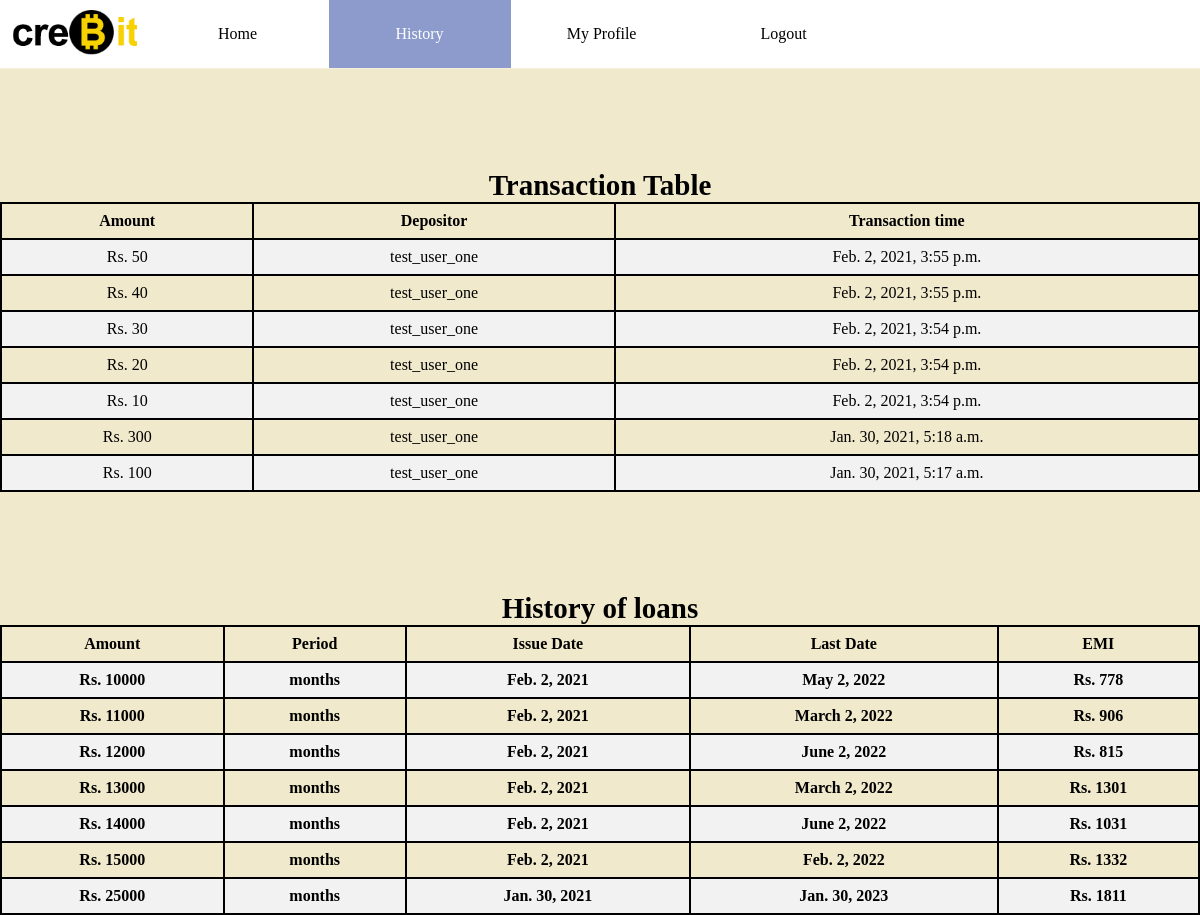
Screenshot of /customer/history/ (signed in) with the database file from the repository.
### customer/models.py (models this page shows)
class CustomerTransactions (models.Model):
    user = models.ForeignKey(User, null=False, on_delete = models.CASCADE)
    depositor = models.CharField(max_length=200, null=False)
    amount = models.IntegerField(null=False)
    created_at = models.DateTimeField(auto_now=True, null=False)
    class Meta:
        ordering = ['-created_at']

### loan/models.py (models this page shows)
class Loan (models.Model):
    user =  models.ForeignKey(User, null=True, blank=True, on_delete=models.CASCADE)
    username = models.CharField(max_length=200, null=False)
    amount = models.IntegerField(null=False)
    emi_amount = models.IntegerField(null=False)
    period = models.IntegerField(null=False)
    interest = models.IntegerField(null=False)
    issue_date = models.DateField(auto_now=True, null=False)
    end_date = models.DateField(null=False)
    class Meta:
        ordering = ['-issue_date']

### customer/views.py (the view)
# urls.py: path('history/', views.CustomerHistory, name='customer_history'),
def CustomerHistory (request):
    username = request.user.username
    u = User.objects.get(username=username)
    customer_type = ''
    if u.userprofile.user_type == 'shopkeeper':
        customer_type = 'shopkeeper'
    loan_list = []
    amount_list = []
    emi_list = []
    period_list = []
    interest_list = []
    issue_date_list = []
    end_date_list = []
    temp_list = u.loan_set.all()
    if temp_list:
        for item in temp_list:
            amount = item.amount
            print(amount)
            amount_list.append(amount)
            emi_amount = item.emi_amount
            emi_list.append(emi_amount)
            period = item.period
            period_list.append(period)
            interest = item.interest
            interest_list.append(interest)
            issue_date = item.issue_date
            issue_date_list.append(issue_date)
            end_date = item.end_date
            end_date_list.append(end_date)
    loan_list = zip (amount_list, emi_list, period_list, interest_list, issue_date_list, end_date_list)
    trans_list = []
    trans_amount_list = []
    trans_depositor_list = []
    trans_time_list = []
    trans_temp_list = u.customertransactions_set.all()
    if trans_temp_list:
        for item in trans_temp_list:
            trans_amt = item.amount
            trans_amount_list.append(trans_amt)
            depositor = item.depositor
            trans_depositor_list.append(depositor)
            trans_time = item.created_at
            trans_time_list.append(trans_time)
    trans_list = zip (trans_amount_list, trans_depositor_list, trans_time_list)
    return render (request, 'customerHistory.html', {'loan_list': loan_list, 'customer_type':customer_type, 'trans_list':trans_list})

### customer/templates/customerHistory.html (shortened to what this page needs)
<!DOCTYPE html>
{% load static %}
<html lang="en">
<head>
    <link rel="stylesheet" href="https://cdnjs.cloudflare.com/ajax/libs/font-awesome/4.7.0/css/font-awesome.min.css">
    <link rel="stylesheet" href="{% static 'css/customerHistory.css' %}">
</head>
<body>
    <div class="topnav" id="myTopnav">
        <img src="{% static 'media/logo2.png' %}" alt="logo" style="float: left;height:45px;margin :10px;">
        <a href="{% url 'customer:customer_home' %}" >Home</a>
         <a href="{% url 'customer:customer_history' %}" class="active">History</a>
          <a href="{% url 'customer:customer_profile' %} ">My Profile</a>
        <a href="{% url 'landing_page' %}">Logout</a>
      </div>
     <div style="overflow-x:auto;">
  <table>
  <caption style="text-align:center; font-weight: bold; font-size: 29px;">Transaction Table</caption>
    <tr>
      <th>Amount</th>
      <th>Depositor</th>
      <th>Transaction time</th>
    </tr>
    {% for amount, depositor, time in trans_list%}
    <tr>
      <td>Rs. {{amount}}</td>
      <td>{{depositor}}</td>
      <td>{{time}}</td>
    </tr>
    {% endfor %}
  </table>
</div>
<div style="overflow-x:auto;">
  <table>
  <caption style="text-align:center; font-weight: bold; font-size: 29px;">History of loans</caption>
    <tr>
      <th>Amount</th>
      <th>Period</th>
      <th>Issue Date</th>
      <th>Last Date</th>
      <th>EMI</th>
    </tr>
    {% for amount, emi_amount, period, interest, issue_date, end_date in loan_list%}
       <tr>
           <th>Rs. {{amount}}</th>
           <th>{{Period}} months</th>
           <th>{{issue_date}}</th>
           <th>{{end_date}}</th>
           <th>Rs. {{emi_amount}}</th>
       </tr>
    {% endfor %}
  </table>
</div>
</body>
</html>

### customer/static/css/customerHistory.css (style rules this page uses)
body { margin:0; background:rgba(211, 191, 102, 0.336); }
.topnav { margin:0; overflow: hidden; background-color: rgb(255, 255, 255); border-bottom: 1px solid rgba(168, 138, 4, 0.123); }
.topnav a { float: left; width: 150px; display: block; color: black; text-align: center; padding: 25px 16px; text-decoration: none; font-size: 16px; }
.topnav a.active { background-color: #8c9bcc; color: white; }
table { margin-top:100px; border-collapse: collapse; border-spacing: 0; width: 100%; border: 1px solid #ddd; }
th, td { border: 2px solid black; text-align: center; padding: 8px; }
tr:nth-child(even) { background-color: #f2f2f2 }

### rows the page displays
CustomerTransactions: trans_list "test_user_one", trans_list "Feb. 2, 2021, 3:55 p.m."
CustomerTransactions: trans_list "test_user_one", trans_list "Feb. 2, 2021, 3:55 p.m."
CustomerTransactions: trans_list "test_user_one", trans_list "Feb. 2, 2021, 3:54 p.m."
CustomerTransactions: trans_list "test_user_one", trans_list "Feb. 2, 2021, 3:54 p.m."
CustomerTransactions: trans_list "test_user_one", trans_list "Feb. 2, 2021, 3:54 p.m."
CustomerTransactions: trans_list "test_user_one", trans_list "Jan. 30, 2021, 5:18 a.m."
CustomerTransactions: trans_list "test_user_one", trans_list "Jan. 30, 2021, 5:17 a.m."
Loan: loan_list "Feb. 2, 2021", loan_list "May 2, 2022"
Loan: loan_list "Feb. 2, 2021", loan_list "March 2, 2022"
Loan: loan_list "Feb. 2, 2021", loan_list "June 2, 2022"
Loan: loan_list "Feb. 2, 2021", loan_list "March 2, 2022"
Loan: loan_list "Feb. 2, 2021", loan_list "June 2, 2022"
Loan: loan_list "Feb. 2, 2021", loan_list "Feb. 2, 2022"
Loan: loan_list "Jan. 30, 2021", loan_list "Jan. 30, 2023"

### other values shown
{{ amount }} "50" "40" "30" "20" "10" "300" "100"
{{ amount }} "10000" "11000" "12000" "13000" "14000" "15000" "25000"
{{ emi_amount }} "778" "906" "815" "1301" "1031" "1332" "1811"
